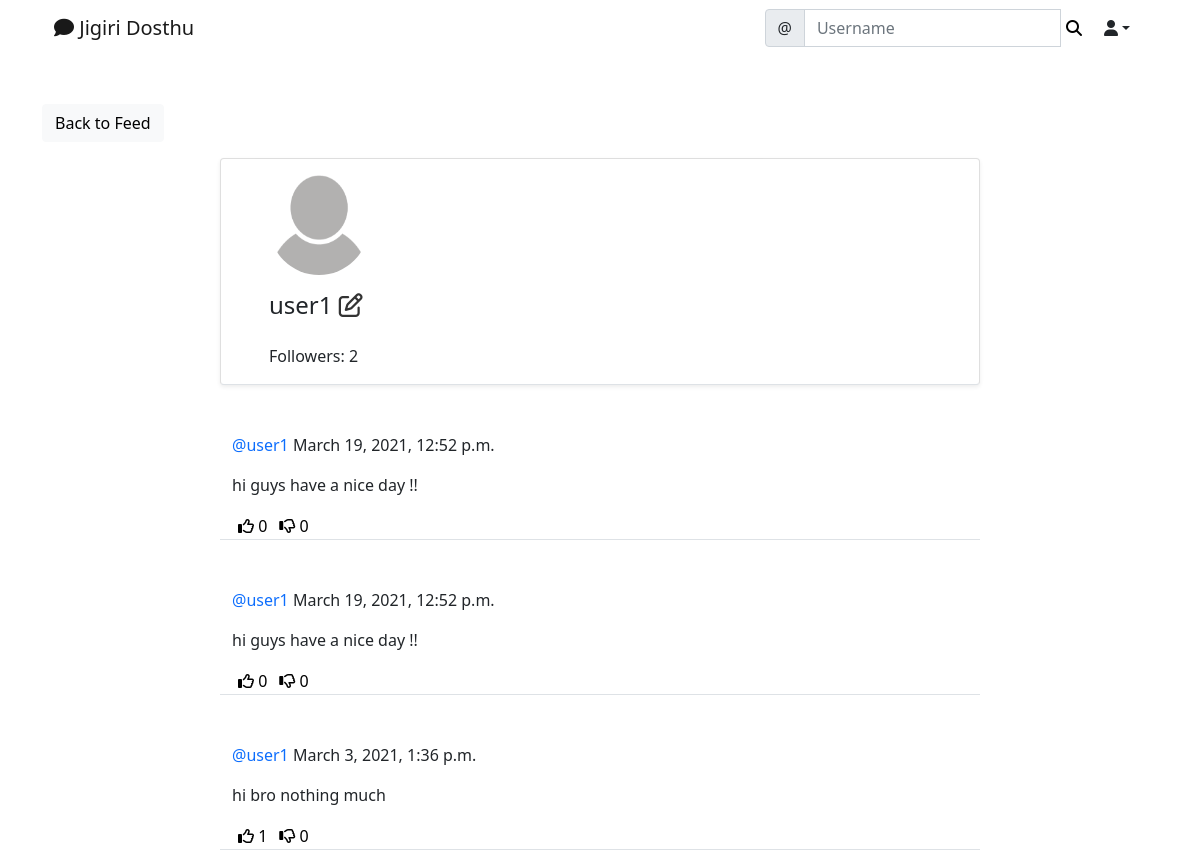
Page /social/profile/2 (signed in) on the committed database.
### social/models.py (models this page shows)
class UserProfile(models.Model):
    user = models.OneToOneField(User, primary_key=True, verbose_name='user', related_name='profile', on_delete=models.CASCADE)
    name = models.CharField(max_length=30, blank=True, null=True)
    bio = models.TextField(max_length=500, blank=True, null=True)
    birth_date = models.DateField(null=True, blank=True)
    location = models.CharField(max_length=100, blank=True, null=True)
    picture = models.ImageField(upload_to = 'uploads/profile_picture', default='uploads/profile_pictures/default.png', blank=True)
    followers = models.ManyToManyField(User, blank=True, related_name='followers')

class Post(models.Model):
    body = models.TextField()
    created_on = models.DateTimeField(default=timezone.now)
    author = models.ForeignKey(User, on_delete=models.CASCADE)
    likes = models.ManyToManyField(User, blank=True, related_name='likes')
    dislikes = models.ManyToManyField(User, blank=True, related_name='dislikes')

### social/views.py (the view)
# urls.py: path('profile/<int:pk>', ProfileView.as_view(), name='profile'),
class ProfileView(View):
    def get(self, request, pk, *args, **kwargs):
        profile = UserProfile.objects.get(pk = pk)
        user = profile.user
        posts = Post.objects.filter(author = user).order_by('-created_on')
        followers = profile.followers.all()
        if len(followers) == 0:
            is_following = False
        for follower in followers:
            if follower == request.user:
                is_following = True
                break
            else:
                is_following = False
        number_of_followers = len(followers)
        context = {
            'user': user,
            'profile': profile,
            'posts': posts,
            'number_of_followers': number_of_followers,
            'is_following': is_following
        }
        return render(request, 'social/profile.html', context)

### social/templates/social/profile.html (shortened to what this page needs)
{%extends 'landing/base.html'%}
{% block content %}
<div class='container'>
    <div class='row mt-5'>
        <div class='col-md-3 col-sm-6'>
            <a href="{% url 'post-list' %}" class="btn btn-light">Back to Feed</a>
        </div>
    </div>
    <div class='row justify-content-center mt-3 mb-5'>
        <div class='card shadow-sm col-md-8 col-sm-12 border-bottom px-5 pt-3'>
            <img src="{{ profile.picture.url }}" class="rounded-circle" width="100" height="100" />
            {%if profile.name %}
                <h4 class="py-3">{{ profile.name }}
                <span>
                    {% if request.user == user %}
                        <a href="{% url 'profile-edit' profile.pk %}" style="color: #333"><i class="far fa-edit"></i></a>
                    {%endif%}
                </span>
                </h4>
            {% else %}
                <h4 class="py-3">{{user.username}}
                    <span>
                    {% if request.user == user %}
                        <a href="{% url 'profile-edit' profile.pk %}" style="color: #333"><i class="far fa-edit"></i></a>
                    {%endif%}
                    </span>
                </h4>
            {% endif %}
            <div>
                <p>Followers: {{ number_of_followers }}</p>
            </div>
        </div>
    </div>
    {% for post in posts %}
    <div class='row justify-content-center mt-5'>
        <div class='col-md-8 col-sm-12 border-bottom position-relative'>
            <p><a style="text-decoration: none;" class="text-primary" href="{% url 'profile' post.author.profile.pk %}">@{{ post.author }}</a> {{ post.created_on }}</p>
            <div class="position-relative">
                <p>{{ post.body }}</p>
            </div>
            <div class="d-flex flex-row">
                <form method="POST" action="{% url 'like' post.pk %}">
                    <button style="background-color: transparent; border: none; box-shadow: none;" type="submit"><i class="far fa-thumbs-up"></i> <span>{{ post.likes.all.count }}</span></button>
                </form>
                <form method="POST" action="{% url 'dislike' post.pk %}">
                    <button style="background-color: transparent; border: none; box-shadow: none;" type="submit"><i class="far fa-thumbs-down"></i> <span>{{ post.dislikes.all.count }}</span></button>
                </form>
            </div>
        </div>
    </div>
    {% endfor %}
</div>
{% endblock content %}

### rows in the picture
UserProfile: picture (placeholder picture)
Post: author "user1", created_on "March 19, 2021, 12:52 p.m.", body "hi guys have a nice day !!", likes.all.count "0", dislikes.all.count "0"
Post: author "user1", created_on "March 19, 2021, 12:52 p.m.", body "hi guys have a nice day !!", likes.all.count "0", dislikes.all.count "0"
Post: author "user1", created_on "March 3, 2021, 1:36 p.m.", body "hi bro nothing much", likes.all.count "1", dislikes.all.count "0"

### other values in the picture
{{ user.username }} "user1"
{{ number_of_followers }} "2"
